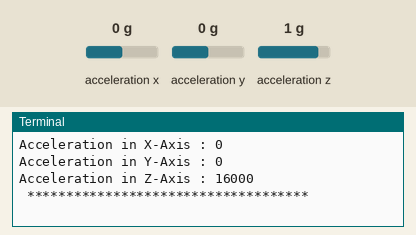
Recording of a program running on a simulated Raspberry Pi (BCM pin numbers). Shown: the last lines printed to the terminal. The test bench sets the inputs (shaded band); at power-on: acceleration x 0 g, acceleration y 0 g, acceleration z 1 g.

Above: at 1.2 s.
1.3 s: acceleration x set to -1.4 g
2.8 s: acceleration y set to -1.4 g
At 3.9 s:
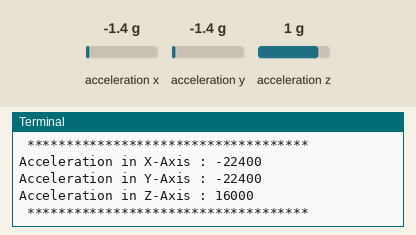
4.3 s: acceleration z set to -1.4 g
At 4.9 s:
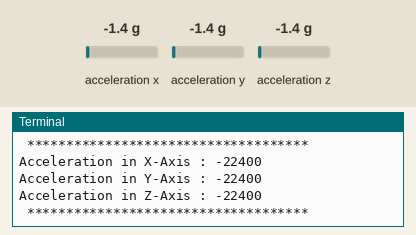

The program:

LIS331HH.py
```python
# (licence header left out)
import smbus
import time

# Get I2C bus
bus = smbus.SMBus(1)

# I2C address of the device
LIS331HH_DEFAULT_ADDRESS			= 0x18

# LIS331HH Register Map
LIS331HH_REG_CTRL1					= 0x20 # Control Register-1
LIS331HH_REG_CTRL2					= 0x21 # Control Register-2
LIS331HH_REG_CTRL3					= 0x22 # Control Register-3
LIS331HH_REG_CTRL4					= 0x23 # Control Register-4
LIS331HH_REG_CTRL5					= 0x24 # Control Register-5
LIS331HH_REG_REFERENCE				= 0x26 # Reference
LIS331HH_REG_STATUS					= 0x27 # Status Register
LIS331HH_REG_OUT_X_L				= 0x28 # X-Axis LSB
LIS331HH_REG_OUT_X_H				= 0x29 # X-Axis MSB
LIS331HH_REG_OUT_Y_L				= 0x2A # Y-Axis LSB
LIS331HH_REG_OUT_Y_H				= 0x2B # Y-Axis MSB
LIS331HH_REG_OUT_Z_L				= 0x2C # Z-Axis LSB
LIS331HH_REG_OUT_Z_H				= 0x2D # Z-Axis MSB

# Accl Datarate configuration
LIS331HH_ACCL_PM_PD					= 0x00 # Power down Mode
LIS331HH_ACCL_PM_NRMl				= 0x20 # Normal Mode
LIS331HH_ACCL_PM_0_5				= 0x40 # Low-Power Mode, ODR = 0.5Hz
LIS331HH_ACCL_PM_1					= 0x60 # Low-Power Mode, ODR = 1Hz
LIS331HH_ACCL_PM_2					= 0x80 # Low-Power Mode, ODR = 2Hz
LIS331HH_ACCL_PM_5					= 0xA0 # Low-Power Mode, ODR = 5Hz
LIS331HH_ACCL_PM_10					= 0xC0 # Low-Power Mode, ODR = 10Hz
LIS331HH_ACCL_DR_50					= 0x00 # ODR = 50Hz
LIS331HH_ACCL_DR_100				= 0x08 # ODR = 100Hz
LIS331HH_ACCL_DR_400				= 0x10 # ODR = 400Hz
LIS331HH_ACCL_DR_1000				= 0x18 # ODR = 1000Hz

# Accl Axis configuration
LIS331HH_ACCL_AXIS_DS				= 0x00 # Axis disabled
LIS331HH_ACCL_XAXIS					= 0x04 # X-Axis enabled
LIS331HH_ACCL_YAXIS					= 0x02 # Y-Axis enabled
LIS331HH_ACCL_ZAXIS					= 0x01 # Z-Axis enabled

# Acceleration Full-scale selection
LIS331HH_ACCL_BDU_CONT				= 0x00 # Continuous update, 4-Wire Interface
LIS331HH_ACCL_BDU_NOT_CONT			= 0x80 # Output registers not updated until MSB and LSB reading
LIS331HH_ACCL_BLE_MSB				= 0x40 # MSB first
LIS331HH_ACCL_RANGE_24G				= 0x30 # Full scale = +/-24g
LIS331HH_ACCL_RANGE_12G				= 0x10 # Full scale = +/-12g
LIS331HH_ACCL_RANGE_6G				= 0x00 # Full scale = +/-6g, LSB first
LIS331HH_ACCL_ST_SIGH_P				= 0x00 # Self Test Plus
LIS331HH_ACCL_ST_SIGH_M				= 0x08 # Self Test Minus
LIS331HH_ACCL_ST_EN					= 0x02 # Self Test enabled
LIS331HH_ACCL_ST_DS					= 0x00 # Self Test disabled
LIS331HH_ACCL_SIM_3					= 0x01 # 3-Wire Interface


class LIS331HH():
	def __init__ (self):
		self.select_datarate()
		self.select_data_config()

	def select_datarate(self):
		"""Select the data rate of the accelerometer from the given provided values"""
		DATARATE_CONFIG = (LIS331HH_ACCL_PM_NRMl | LIS331HH_ACCL_DR_50 | LIS331HH_ACCL_XAXIS | LIS331HH_ACCL_YAXIS | LIS331HH_ACCL_ZAXIS)
		bus.write_byte_data(LIS331HH_DEFAULT_ADDRESS, LIS331HH_REG_CTRL1, DATARATE_CONFIG)

	def select_data_config(self):
		"""Select the data configuration of the accelerometer from the given provided values"""
		DATA_CONFIG = (LIS331HH_ACCL_RANGE_6G | LIS331HH_ACCL_BDU_CONT | LIS331HH_ACCL_ST_DS)
		bus.write_byte_data(LIS331HH_DEFAULT_ADDRESS, LIS331HH_REG_CTRL4, DATA_CONFIG)

	def read_accl(self):
		"""Read data back from LIS331HH_REG_OUT_X_L(0x28), 2 bytes
		X-Axis Accl LSB, X-Axis Accl MSB"""
		data0 = bus.read_byte_data(LIS331HH_DEFAULT_ADDRESS, LIS331HH_REG_OUT_X_L)
		data1 = bus.read_byte_data(LIS331HH_DEFAULT_ADDRESS, LIS331HH_REG_OUT_X_H)

		xAccl = data1 * 256 + data0
		if xAccl > 32767 :
			xAccl -= 65536

		"""Read data back from LIS331HH_REG_OUT_Y_L(0x2A), 2 bytes
		Y-Axis Accl LSB, Y-Axis Accl MSB"""
		data0 = bus.read_byte_data(LIS331HH_DEFAULT_ADDRESS, LIS331HH_REG_OUT_Y_L)
		data1 = bus.read_byte_data(LIS331HH_DEFAULT_ADDRESS, LIS331HH_REG_OUT_Y_H)

		yAccl = data1 * 256 + data0
		if yAccl > 32767 :
			yAccl -= 65536

		"""Read data back from LIS331HH_REG_OUT_Z_L(0x2C), 2 bytes
		Z-Axis Accl LSB, Z-Axis Accl MSB"""
		data0 = bus.read_byte_data(LIS331HH_DEFAULT_ADDRESS, LIS331HH_REG_OUT_Z_L)
		data1 = bus.read_byte_data(LIS331HH_DEFAULT_ADDRESS, LIS331HH_REG_OUT_Z_H)

		zAccl = data1 * 256 + data0
		if zAccl > 32767 :
			zAccl -= 65536

		return {'x' : xAccl, 'y' : yAccl, 'z' : zAccl}

from LIS331HH import LIS331HH
lis331hh = LIS331HH()

while True:
	lis331hh.select_datarate()
	lis331hh.select_data_config()
	time.sleep(0.1)
	accl = lis331hh.read_accl()
	print "Acceleration in X-Axis : %d" %(accl['x'])
	print "Acceleration in Y-Axis : %d" %(accl['y'])
	print "Acceleration in Z-Axis : %d" %(accl['z'])
	print " ************************************ "
	time.sleep(1)
```

Measured:
- after the input at 2.8 s, the terminal: prints a new line after 0.62 s (image 1)
- after the input at 4.3 s, the terminal: prints a new line after 0.22 s (image 2)
